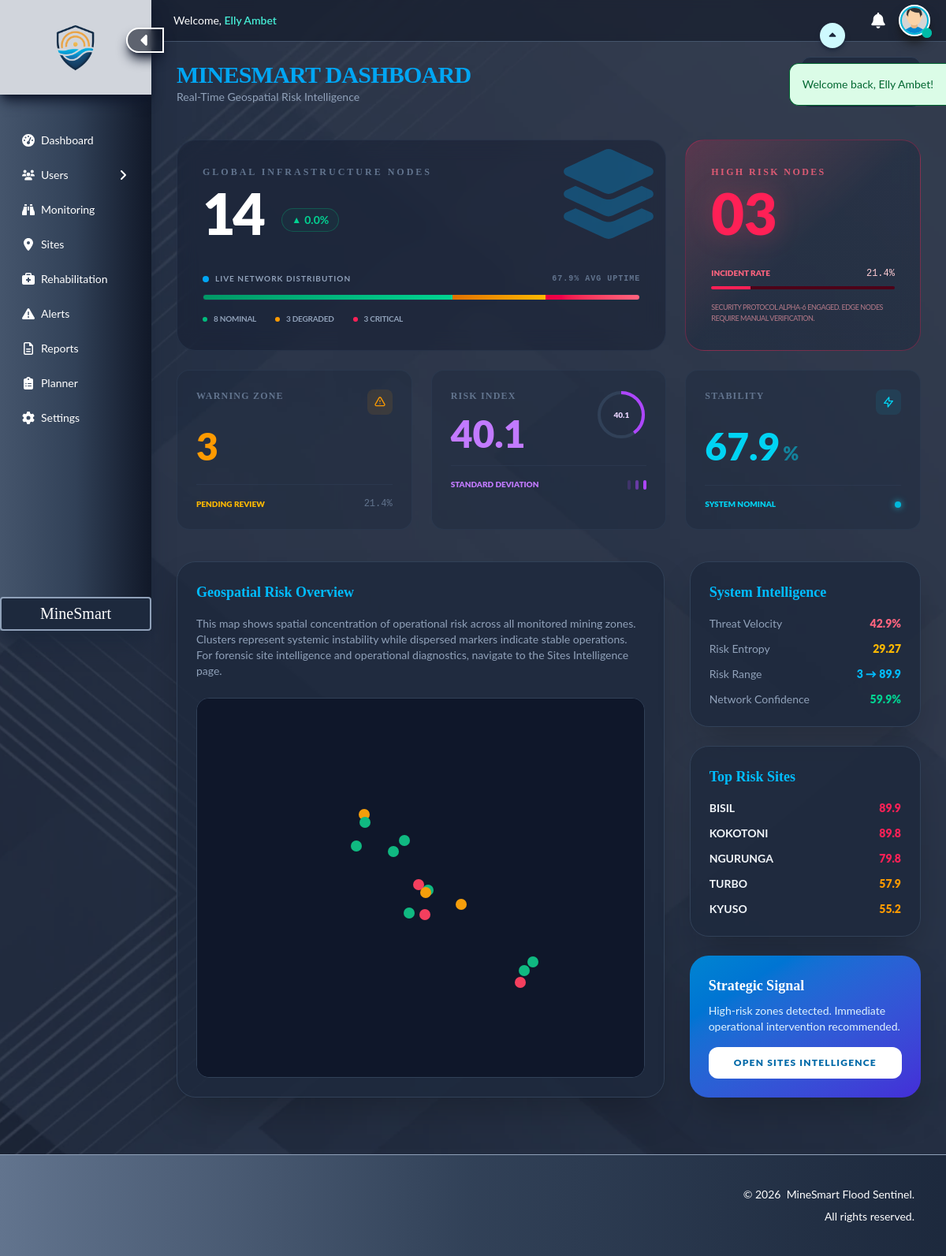
/dashboard (signed in), run on the app's committed database.
### tables this page shows
CREATE TABLE site_monitoring (
  id INT AUTO_INCREMENT PRIMARY KEY,
  site_id INT NOT NULL,
  satellite_risk_index DECIMAL(5,2) DEFAULT 0.00,
  edge_verification_index DECIMAL(5,2) DEFAULT 0.00,
  final_risk_score DECIMAL(5,2) DEFAULT 0.00,
  system_decision VARCHAR(100) DEFAULT 'Normal State',
  last_sync TIMESTAMP DEFAULT CURRENT_TIMESTAMP ON UPDATE CURRENT_TIMESTAMP,
  FOREIGN KEY (site_id) REFERENCES sites(id) ON DELETE CASCADE
);

### app/controllers/dashboard/index.php (called while the page is built, shortened)
<?php
  $stmt = $pdo->query("SELECT * FROM sites");
  $sites = $stmt->fetchAll(PDO::FETCH_ASSOC);
  $totalSites = count($sites);
  $totalSitesGrowth = 0;
  $critical = 0;
  $warning = 0;
  $normal = 0;
  $totalRisk = 0;
  $maxRisk = 0;
  $minRisk = 100;
  $riskValues = [];
  $topSites = [];
  foreach ($sites as $site) {
    $risk = getSiteRiskData($site['id'], $pdo);
    $score = $risk['final_risk_score'] ?? 0;
    $totalRisk += $score;
    $riskValues[] = $score;
    if ($score > $maxRisk) $maxRisk = $score;
    if ($score < $minRisk) $minRisk = $score;
    if ($score > 70) {
      $critical++;
    } elseif ($score > 40) {
      $warning++;
    } else {
      $normal++;
    }
    $topSites[] = [
      'name' => $site['name'],
      'score' => $score,
      'decision' => $risk['system_decision'] ?? 'Normal State'
    ];
  }
  usort($topSites, fn($a, $b) => $b['score'] <=> $a['score']);
  $topSites = array_slice($topSites, 0, 5);
  $avgRisk = $totalSites ? round($totalRisk / $totalSites, 2) : 0;
  $criticalRate = $totalSites ? round(($critical / $totalSites) * 100, 1) : 0;
  $warningRate = $totalSites ? round(($warning / $totalSites) * 100, 1) : 0;
  $normalRate = $totalSites ? round(($normal / $totalSites) * 100, 1) : 0;
  if ($totalSites > 0) {
    $variance = array_sum(array_map(fn($v) => pow($v - $avgRisk, 2), $riskValues)) / $totalSites;
    $riskEntropy = round(sqrt($variance), 2);
  }
  $stabilityIndex = round(100 - $criticalRate - ($warningRate / 2), 1);
  $stabilityIndex = max(0, min(100, $stabilityIndex));
  $threatVelocity = round((($critical + $warning) / max($totalSites, 1)) * 100, 1);
?>

### app/helpers/risk_processor.php (called while the page is built, shortened)
<?php
  function getSiteRiskData($site_id, $pdo) {
    $stmt = $pdo->prepare("SELECT * FROM site_monitoring WHERE site_id = ?");
    $stmt->execute([$site_id]);
    return $stmt->fetch(PDO::FETCH_ASSOC);
  }
?>

### app/views/dashboard/index.php (the view, shortened to what this page needs)
<?php
  require __DIR__ . '/../../helpers/online_connector.php';
  require __DIR__ . '/../../helpers/risk_processor.php';
  require __DIR__ . '/../../controllers/dashboard/index.php';
?>
<!DOCTYPE html>
<html lang="en">
<head>
  <link href="<?= ROOT_URL; ?>/assets/css/output.css" rel="stylesheet">
  <link rel="stylesheet" href="https://unpkg.com/leaflet@1.9.4/dist/leaflet.css" />
</head>
<body class="relative bg-slate-900 text-slate-100 max-w-full overflow-x-hidden">
  <?php include '../includes/sidebar.php'; ?>
  <?php require __DIR__ . '/../includes/message.php'; ?>
  <main id="mainContent" class="relative min-h-screen w-[calc(100%-12rem)] ml-auto flex flex-col overflow-hidden transition-all duration-500 ease-in-out">
    <?php include '../includes/header.php'; ?>
    <section class="overflow-y-auto p-8 flex-grow pt-18">
      <div class="flex justify-between items-center mb-10">
        <div>
          <h1 class="text-3xl font-black tracking-tight uppercase text-sky-500">MineSmart Dashboard</h1>
          <p class="text-slate-400 text-sm">Real-Time Geospatial Risk Intelligence</p>
        </div>
        <div class="bg-slate-800/80 backdrop-blur-sm p-3 rounded-xl border border-slate-700">
          <span class="text-[10px] text-slate-500 block uppercase font-bold">Network Status</span>
          <span class="text-sm font-mono text-emerald-400"><?= $totalSites ?> Active Sites</span>
        </div>
      </div>
      <div class="grid grid-cols-1 md:grid-cols-6 lg:grid-cols-6 gap-6 mb-10">
        <div class="md:col-span-4 bg-slate-900/40 p-8 rounded-3xl border border-slate-700/50 backdrop-blur-md relative overflow-hidden group">
          <div class="absolute top-1 right-2 opacity-30 group-hover:opacity-60 transition-opacity duration-700 ease-in-out">
          </div>
          <div class="relative z-10">
            <h3 class="text-slate-500 text-xs font-bold uppercase tracking-[0.25em]">Global Infrastructure Nodes</h3>
            <div class="flex items-end gap-6 mt-2">
              <p class="text-7xl font-black text-white tracking-tighter"><?= $totalSites ?></p>
              <div class="mb-3 px-3 py-1 rounded-full border <?= $totalSitesGrowth >= 0 ? 'text-emerald-400 border-emerald-500/30 bg-emerald-500/5' : 'text-rose-400 border-rose-500/30 bg-rose-500/5' ?> text-sm font-bold flex items-center gap-1">
                <span class="text-xs"><?= $totalSitesGrowth >= 0 ? '▲' : '▼' ?></span>
                <span><?= number_format(abs($totalSitesGrowth), 1) ?>%</span>
              </div>
            </div>
            <div class="mt-10">
              <div class="flex justify-between text-[10px] mb-3 font-bold tracking-widest text-slate-400">
                  <span class="flex items-center gap-2">
                    <span class="w-2 h-2 rounded-full bg-sky-500 animate-pulse"></span>
                    LIVE NETWORK DISTRIBUTION
                  </span>
                  <span class="font-mono text-slate-500"><?= $stabilityIndex ?>% AVG UPTIME</span>
              </div>
              <div class="w-full h-2 bg-slate-800/80 rounded-full overflow-hidden flex border border-slate-700/30">
                <div class="h-full bg-gradient-to-r from-emerald-600 to-emerald-400 transition-all duration-1000" style="width: <?= $normalRate ?>%"></div>
                <div class="h-full bg-gradient-to-r from-amber-600 to-amber-400 transition-all duration-1000" style="width: <?= $warningRate ?>%"></div>
                <div class="h-full bg-gradient-to-r from-rose-600 to-rose-400 transition-all duration-1000" style="width: <?= $criticalRate ?>%"></div>
              </div>
              <div class="flex gap-6 mt-4">
                <div class="flex items-center gap-2 text-[10px] text-slate-400 font-bold tracking-tight">
                  <div class="w-1.5 h-1.5 rounded-full bg-emerald-500"></div> <?= $normal ?> NOMINAL
                </div>
                <div class="flex items-center gap-2 text-[10px] text-slate-400 font-bold tracking-tight">
                  <div class="w-1.5 h-1.5 rounded-full bg-amber-500"></div> <?= $warning ?> DEGRADED
                </div>
                <div class="flex items-center gap-2 text-[10px] text-slate-400 font-bold tracking-tight">
                  <div class="w-1.5 h-1.5 rounded-full bg-rose-500"></div> <?= $critical ?> CRITICAL
                </div>
              </div>
            </div>
          </div>
        </div>
        <div class="md:col-span-2 bg-gradient-to-br from-rose-500/20 via-slate-800/50 to-slate-800/50 p-8 rounded-3xl border border-rose-500/30 backdrop-blur-md flex flex-col justify-between group cursor-help">
          <div>
            <h3 class="text-rose-400/80 text-xs font-bold uppercase tracking-[0.2em]">High Risk Nodes</h3>
            <p class="text-7xl font-black mt-2 text-rose-500 drop-shadow-[0_0_15px_rgba(244,63,94,0.3)]">
              <?= str_pad($critical, 2, '0', STR_PAD_LEFT) ?>
            </p>
          </div>
          <div class="mt-8">
            <div class="flex items-center justify-between mb-2">
              <span class="text-[10px] text-rose-400 font-black uppercase">Incident Rate</span>
              <span class="text-xs font-mono text-rose-200"><?= $criticalRate ?>%</span>
            </div>
            <div class="w-full h-1 bg-rose-950 rounded-full overflow-hidden">
              <div class="h-full bg-rose-500" style="width: <?= $criticalRate ?>%"></div>
            </div>
            <p class="mt-4 text-[9px] text-rose-300/60 leading-relaxed font-medium uppercase tracking-tighter">
              Security protocol Alpha-6 engaged. Edge nodes require manual verification.
            </p>
          </div>
        </div>
        <div class="md:col-span-2 bg-slate-800/40 p-6 rounded-2xl border border-slate-700/50 hover:border-amber-500/30 transition-colors group">
          <div class="flex justify-between items-start">
            <h3 class="text-slate-500 text-xs font-bold uppercase tracking-widest">Warning Zone</h3>
            <div class="p-2 bg-amber-500/10 rounded-lg">
              <svg class="w-4 h-4 text-amber-500" fill="none" stroke="currentColor" viewBox="0 0 24 24"><path stroke-linecap="round" stroke-linejoin="round" stroke-width="2" d="M12 9v2m0 4h.01m-6.938 4h13.856c1.54 0 2.502-1.667 1.732-3L13.732 4c-.77-1.333-2.694-1.333-3.464 0L3.34 16c-.77 1.333.192 3 1.732 3z"></path></svg>
            </div>
          </div>
          <p class="text-5xl font-black mt-4 text-amber-500"><?= $warning ?></p>
          <div class="mt-6 flex items-center justify-between border-t border-slate-700/50 pt-4">
            <div class="text-[10px] text-amber-400 font-black uppercase">Pending Review</div>
            <span class="text-xs text-slate-500 font-mono"><?= $warningRate ?>%</span>
          </div>
        </div>
        <div class="md:col-span-2 bg-slate-800/40 p-6 rounded-2xl border border-slate-700/50 hover:border-purple-500/30 transition-colors group">
          <div class="flex justify-between items-start">
            <div>
              <h3 class="text-slate-500 text-xs font-bold uppercase tracking-widest">Risk Index</h3>
              <p class="text-5xl font-black mt-4 text-purple-400"><?= $avgRisk ?></p>
            </div>
            <div class="relative w-16 h-16 flex items-center justify-center">
              <svg class="w-full h-full -rotate-90">
                <circle cx="32" cy="32" r="28" stroke="currentColor" stroke-width="4" fill="transparent" class="text-slate-700" />
                <circle cx="32" cy="32" r="28" stroke="currentColor" stroke-width="4" fill="transparent" class="text-purple-500" stroke-dasharray="175.9" stroke-dashoffset="<?= 175.9 - (175.9 * ($avgRisk / 100)) ?>" />
              </svg>
              <span class="absolute text-[10px] font-black text-purple-200"><?= $avgRisk ?></span>
            </div>
          </div>
          <div class="mt-4 flex items-center justify-between border-t border-slate-700/50 pt-4">
            <div class="text-[10px] text-purple-400 font-black uppercase">Standard Deviation</div>
            <div class="flex gap-1.5">
              <span class="w-1 h-3 bg-purple-500/20 rounded-full"></span>
              <span class="w-1 h-3 bg-purple-500/50 rounded-full"></span>
              <span class="w-1 h-3 bg-purple-500 rounded-full"></span>
            </div>
          </div>
        </div>
        <div class="md:col-span-2 bg-slate-800/40 p-6 rounded-2xl border border-slate-700/50 hover:border-cyan-500/30 transition-colors group">
          <div class="flex justify-between items-start">
            <h3 class="text-slate-500 text-xs font-bold uppercase tracking-widest">Stability</h3>
            <div class="p-2 bg-cyan-500/10 rounded-lg">
              <svg class="w-4 h-4 text-cyan-400 animate-pulse" fill="none" stroke="currentColor" viewBox="0 0 24 24"><path stroke-linecap="round" stroke-linejoin="round" stroke-width="2" d="M13 10V3L4 14h7v7l9-11h-7z"></path></svg>
            </div>
          </div>
          <p class="text-5xl font-black mt-4 text-cyan-400"><?= $stabilityIndex ?><span class="text-2xl opacity-50 ml-1">%</span></p>
          <div class="mt-6 flex items-center justify-between border-t border-slate-700/50 pt-4">
            <div class="text-[10px] text-cyan-400 font-black uppercase">System Nominal</div>
            <span class="w-2 h-2 rounded-full bg-cyan-500 shadow-[0_0_8px_rgba(34,211,238,0.8)]"></span>
          </div>
        </div>
      </div>
      <div class="grid grid-cols-1 lg:grid-cols-3 gap-8 mb-10">
        <div class="lg:col-span-2 bg-slate-800/80 rounded-3xl border border-slate-700 p-6 shadow-2xl flex flex-col">
          <h3 class="text-lg font-black mb-4 text-sky-400">Geospatial Risk Overview</h3>
          <p class="text-sm text-slate-400 mb-6">
            This map shows spatial concentration of operational risk across all monitored mining zones.
            Clusters represent systemic instability while dispersed markers indicate stable operations.
            For forensic site intelligence and operational diagnostics, navigate to the Sites Intelligence page.
          </p>
          <div class="relative flex-1 bg-slate-900 rounded-2xl border border-slate-700 overflow-hidden">
            <div id="map" class="w-full h-full"></div>
          </div>
        </div>
        <div class="space-y-6">
          <div class="bg-slate-800/80 rounded-3xl border border-slate-700 p-6 shadow-2xl">
            <h3 class="text-lg font-black mb-4 text-sky-400">System Intelligence</h3>
            <div class="space-y-3 text-sm">
              <div class="flex justify-between">
                <span class="text-slate-400">Threat Velocity</span>
                <span class="font-black text-rose-400"><?= $threatVelocity ?>%</span>
              </div>
              <div class="flex justify-between">
                <span class="text-slate-400">Risk Entropy</span>
                <span class="font-black text-amber-400"><?= $riskEntropy ?></span>
              </div>
              <div class="flex justify-between">
                <span class="text-slate-400">Risk Range</span>
                <span class="font-black text-sky-400"><?= round($minRisk, 1) ?> → <?= round($maxRisk, 1) ?></span>
              </div>
              <div class="flex justify-between">
                <span class="text-slate-400">Network Confidence</span>
                <span class="font-black text-emerald-400"><?= round(100 - $avgRisk, 1) ?>%</span>
              </div>
            </div>
          </div>
          <div class="bg-slate-800/80 rounded-3xl border border-slate-700 p-6 shadow-2xl">
            <h3 class="text-lg font-black mb-4 text-sky-400">Top Risk Sites</h3>
            <div class="space-y-3">
              <?php foreach ($topSites as $s):
                $c = $s['score'] > 70 ? 'text-rose-500' : ($s['score'] > 40 ? 'text-amber-500' : 'text-emerald-500');
              ?>
              <div class="flex justify-between items-center text-sm">
                <span class="font-bold uppercase"><?= $s['name'] ?></span>
                <span class="font-black <?= $c ?>"><?= number_format($s['score'], 1) ?></span>
              </div>
              <?php endforeach; ?>
            </div>
          </div>
          <div class="bg-gradient-to-br from-sky-600 to-indigo-700 p-6 rounded-3xl shadow-2xl">
            <h3 class="text-white font-black text-lg mb-2">Strategic Signal</h3>
            <p class="text-sky-100 text-sm mb-4">
              <?= $critical > 0 ? 'High-risk zones detected. Immediate operational intervention recommended.' : 'System operating within stable thresholds. No critical threats detected.' ?>
            </p>
            <a href="<?= ROOT_URL; ?>/sites" class="block text-center bg-white text-sky-700 font-black py-3 rounded-xl text-xs uppercase tracking-widest hover:bg-sky-50 transition-all">
              Open Sites Intelligence
            </a>
          </div>
        </div>
      </div>
    </section>
  </main>
  <?php include '../includes/footer.php'; ?>
</body>
</html>

### data on the page
site_monitoring: final_risk_score "3"
site_monitoring: final_risk_score "89.9", name "BISIL"
site_monitoring: name "KOKOTONI", final_risk_score "89.8"
site_monitoring: name "NGURUNGA", final_risk_score "79.8"
site_monitoring: name "TURBO", final_risk_score "57.9"
site_monitoring: name "KYUSO", final_risk_score "55.2"

### other printed values
$message['text'] "Welcome back, Elly Ambet!"
$currentUser['full_name'] "Elly Ambet"
$totalSites "14"
abs($totalSitesGrowth) "0.0"
$stabilityIndex "67.9"
$normal "8"
$warning "3"
$critical "3"
str_pad($critical, 2, '0', STR_PAD_LEFT) "03"
$criticalRate "21.4"
$warningRate "21.4"
$avgRisk "40.1"
$threatVelocity "42.9"
$riskEntropy "29.27"
100 - $avgRisk "59.9"
